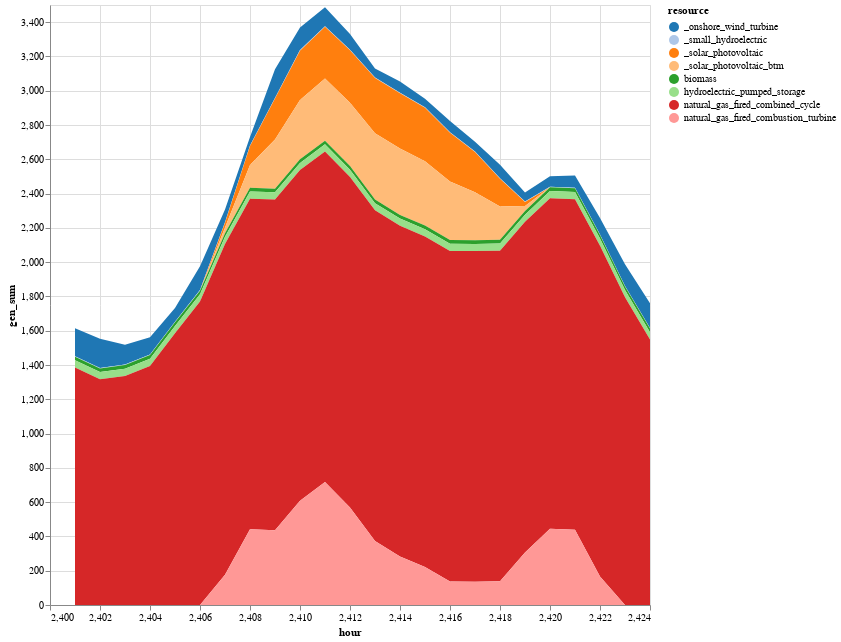

Source (notebook cell):
### Markdown cell above
### 4. Solve a day's economic dispatch

### Code cell
solution = economic_dispatch_multi_time(gen_df, loads_multi, gen_variable_multi);

sol_gen = innerjoin(solution.solution, 
                    gen_df[!, [:r_id, :resource]], 
                    on = :r_id)
sol_gen = combine(groupby(sol_gen, [:resource, :hour]), 
            :gen => sum)
sol_gen_btm = sol_gen
sol_gen_btm[sol_gen_btm.resource .== "solar_photovoltaic", :resource] .= "_solar_photovoltaic"
sol_gen_btm[sol_gen_btm.resource .== "onshore_wind_turbine", :resource] .= "_onshore_wind_turbine"
sol_gen_btm[sol_gen_btm.resource .== "small_hydroelectric", :resource] .= "_small_hydroelectric"

btm = DataFrame(resource = repeat(["_solar_photovoltaic_btm"]; outer=length(T_period)), 
    hour = T_period,
    gen_sum = gen_variable_multi[gen_variable_multi.gen_full .== "wec_sdge_solar_photovoltaic_1.0",:cf] * 600)
append!(sol_gen_btm, btm)

# Reorder resources
sort!(sol_gen_btm, [:hour, :resource])

sol_gen_btm |>
@vlplot(:area, 
    x=:hour, y={:gen_sum, stack=:zero}, 
    color={"resource:n", scale={scheme="category20"}},
    width=600,height=600)

### Figure 1 — Vega specification as saved in the notebook (floating-point values rounded to 4 significant figures; data arrays with more than 128 entries replaced by an {"elided": "..."} marker saying what was removed)
{"$schema": "https://vega.github.io/schema/vega/v5.json", "axes": [{"aria": false, "domain": false, "grid": true, "gridScale": "y", "labels": false, "maxExtent": 0, "minExtent": 0, "orient": "bottom", "scale": "x", "tickCount": {"signal": "ceil(width/40)"}, "ticks": false, "zindex": 0}, {"aria": false, "domain": false, "grid": true, "gridScale": "x", "labels": false, "maxExtent": 0, "minExtent": 0, "orient": "left", "scale": "y", "tickCount": {"signal": "ceil(height/40)"}, "ticks": false, "zindex": 0}, {"grid": false, "labelFlush": true, "labelOverlap": true, "orient": "bottom", "scale": "x", "tickCount": {"signal": "ceil(width/40)"}, "title": "hour", "zindex": 0}, {"grid": false, "labelOverlap": true, "orient": "left", "scale": "y", "tickCount": {"signal": "ceil(height/40)"}, "title": "gen_sum", "zindex": 0}], "background": "white", "data": [{"name": "source_0", "values": {"elided": "192 records"}}, {"name": "data_0", "source": "source_0", "transform": [{"as": "hour", "expr": "toNumber(datum[\"hour\"])", "type": "formula"}, {"field": "gen_sum", "groupby": ["resource"], "key": "hour", "method": "value", "type": "impute", "value": 0}, {"as": ["gen_sum_start", "gen_sum_end"], "field": "gen_sum", "groupby": ["hour"], "offset": "zero", "sort": {"field": ["resource"], "order": ["descending"]}, "type": "stack"}]}], "height": 600, "legends": [{"fill": "color", "symbolType": "circle", "title": "resource"}], "marks": [{"encode": {"update": {"height": {"field": {"group": "height"}}, "width": {"field": {"group": "width"}}}}, "from": {"facet": {"data": "data_0", "groupby": ["resource"], "name": "faceted_path_main"}}, "marks": [{"encode": {"update": {"defined": {"signal": "isValid(datum[\"hour\"]) && isFinite(+datum[\"hour\"]) && isValid(datum[\"gen_sum\"]) && isFinite(+datum[\"gen_sum\"])"}, "description": {"signal": "\"hour: \" + (format(datum[\"hour\"], \"\")) + \"; gen_sum: \" + (format(datum[\"gen_sum\"], \"\")) + \"; resource: \" + (isValid(datum[\"resource\"]) ? datum[\"resource\"] : \"\"+datum[\"resource\"])"}, "fill": {"field": "resource", "scale": "color"}, "orient": {"value": "vertical"}, "x": {"field": "hour", "scale": "x"}, "y": {"field": "gen_sum_end", "scale": "y"}, "y2": {"field": "gen_sum_start", "scale": "y"}}}, "from": {"data": "faceted_path_main"}, "name": "marks", "sort": {"field": "datum[\"hour\"]"}, "style": ["area"], "type": "area"}], "name": "pathgroup", "type": "group"}], "padding": 5, "scales": [{"domain": {"data": "data_0", "field": "hour"}, "name": "x", "nice": true, "range": [0, {"signal": "width"}], "type": "linear", "zero": false}, {"domain": {"data": "data_0", "fields": ["gen_sum_start", "gen_sum_end"]}, "name": "y", "nice": true, "range": [{"signal": "height"}, 0], "type": "linear", "zero": true}, {"domain": {"data": "data_0", "field": "resource", "sort": true}, "name": "color", "range": {"scheme": "category20"}, "type": "ordinal"}], "style": "cell", "width": 600}
